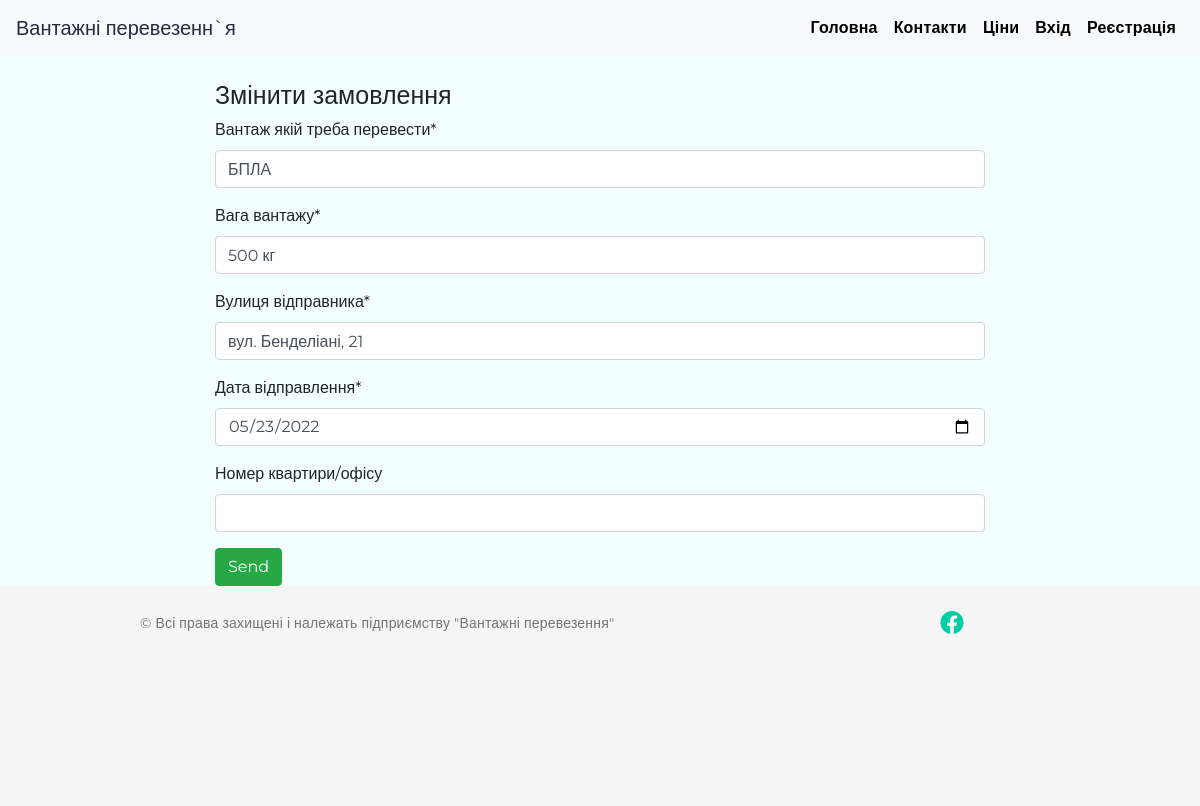
Before: /orders/edit/10 with the older database file.
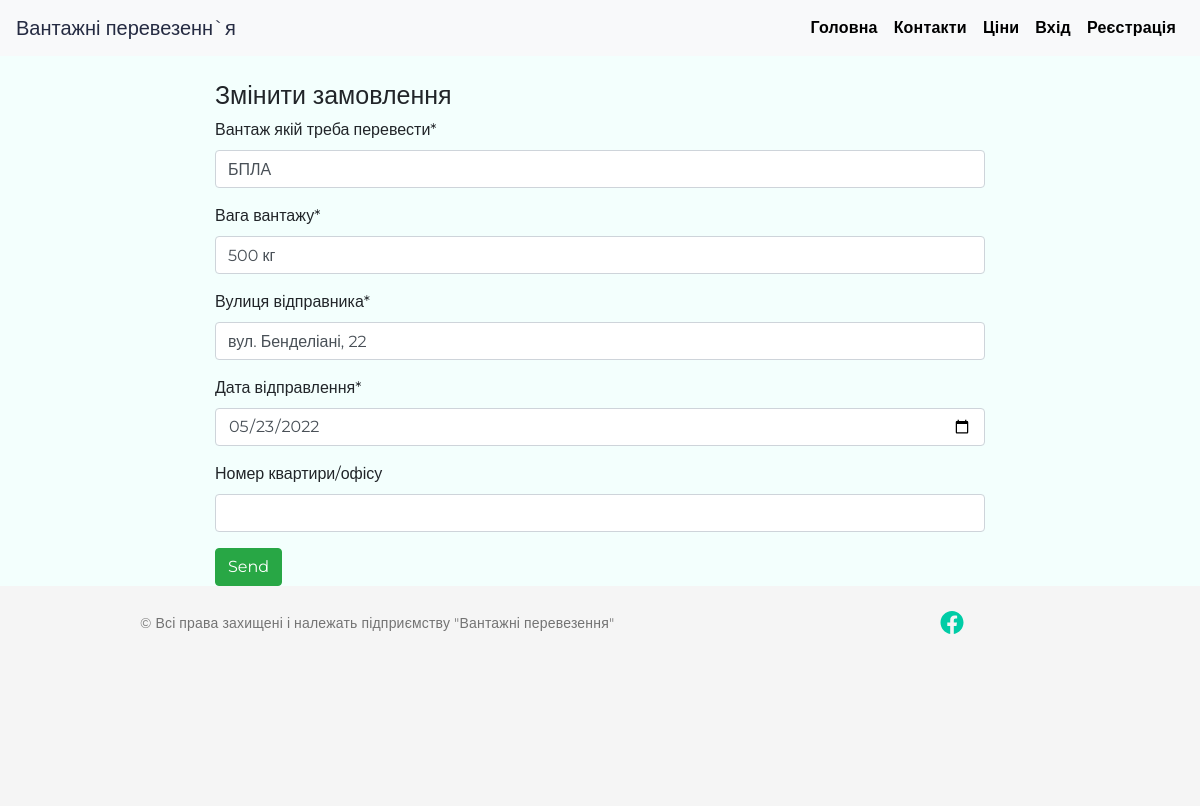
After: the same page with the newer database file.
### app.py (models this page shows, shortened)
class Orders(db.Model):
    __tablename__ = "orders"
    id_orders = db.Column(db.Integer, primary_key = True)
    id_user= db.Column(db.Integer,db.ForeignKey('users.id_users'))
    cargo = db.Column(db.String(150))
    weight = db.Column(db.String(60))
    check_orders = db.Column(db.String(50),default = "В обробці")
    ts_orders = db.Column(db.DateTime,default = datetime.utcnow)
    city_sender= db.Column(db.Integer,db.ForeignKey('citys.id'))
    street_sender= db.Column(db.String(255))
    house_number = db.Column(db.Integer)
    date_senders = db.Column(db.Date)
    date_recipients = db.Column(db.Date)
    pay_method = db.Column(db.String(60))
    suma = db.Column(db.String(60),default ="__")
    user = db.relationship('Users', backref=db.backref("orders",overlaps ="citys,user",cascade="all, delete-orphan",lazy = "dynamic"),overlaps = "citys,users")
    city = db.relationship('Citys', backref=db.backref("orders", overlaps ="citys,users",cascade="all, delete-orphan",lazy = "dynamic"),overlaps = "citys,users")

### app.py (the view, shortened to what this page needs)
@app.route('/orders/edit/<int:id>',methods = ['GET', 'POST'])
def edit_order(id):
    order  = Orders.query.get_or_404(id)
    form = AddOrdersForm()
    form.city_sender.choices =  [(s.id,s.city) for s in Citys.query]
    form.cargo.data = order.cargo
    form.weight.data = order.weight
    form.street_sender.data = order.street_sender
    form.house_number.data = order.house_number
    form.date_senders.data = order.date_senders
    return render_template('edit_orders.html',form = form)

### app.py
class  AddOrdersForm(FlaskForm):
	  cargo = StringField("Вантаж якій треба перевести*",validators =[DataRequired()])
	  weight =  StringField("Вага вантажу*",validators =[DataRequired()])
	  city_sender = SelectField("Місто відправника(селище)*",choices=[],validators = [DataRequired()])
	  street_sender =  StringField( "Вулиця відправника*", validators = [DataRequired()],render_kw={"placeholder":"Вкажіть вулицю"}  )
	  house_number = StringField("Номер квартири/офісу")
	  date_senders = DateField("Дата відправлення*",validators = [DataRequired()],format = '%Y-%m-%d')
	  pay_method = SelectField("Спосіб оплати*", validators = [DataRequired()],choices=[('Карткою'),('Готівкою')])

### templates/edit_orders.html (shortened to what this page needs)
{% extends "base.html" %}
{% import 'bootstrap/wtf.html' as wtf %}
{% block body %}
       <div class="offset-2 col-8">
            <h1 class=" mt-4 ">Змінити замовлення</h1>
            <form method="post" action="">
                {{wtf.form_field(form.cargo)}}
                {{wtf.form_field(form.weight)}}
                {{wtf.form_field(form.street_sender)}}
                {{wtf.form_field(form.date_senders)}}
                {{wtf.form_field(form.house_number)}}
                <button type="submit" class="btn btn-success">Send</button>
            </form>
        </div>
        </div>
{% endblock %}

Changed rows visible on the page:
changed Orders "БПЛА": street_sender "вул. Бенделіані, 21" → "вул. Бенделіані, 22"
